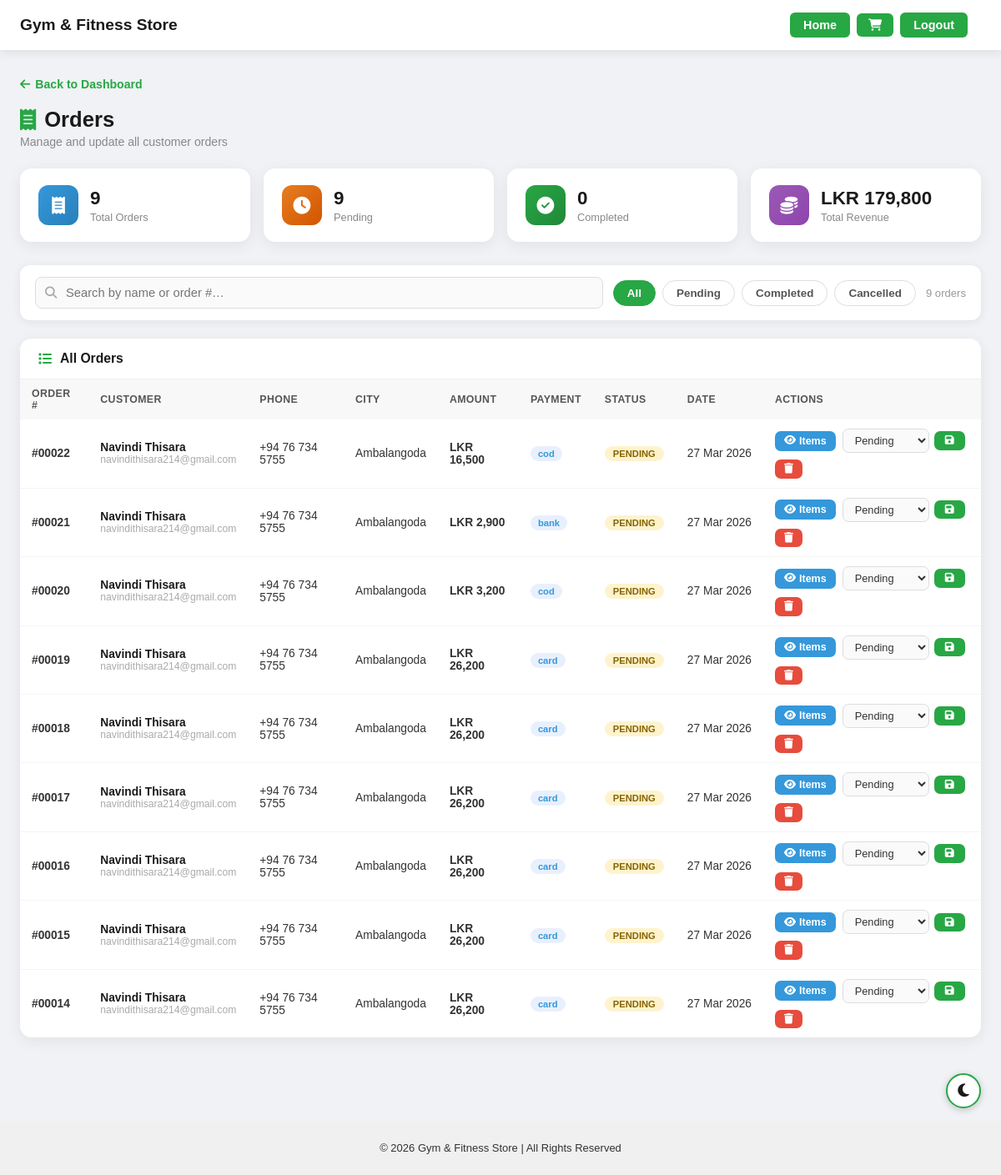
The app's page /admin/orders.php (signed in), older data.
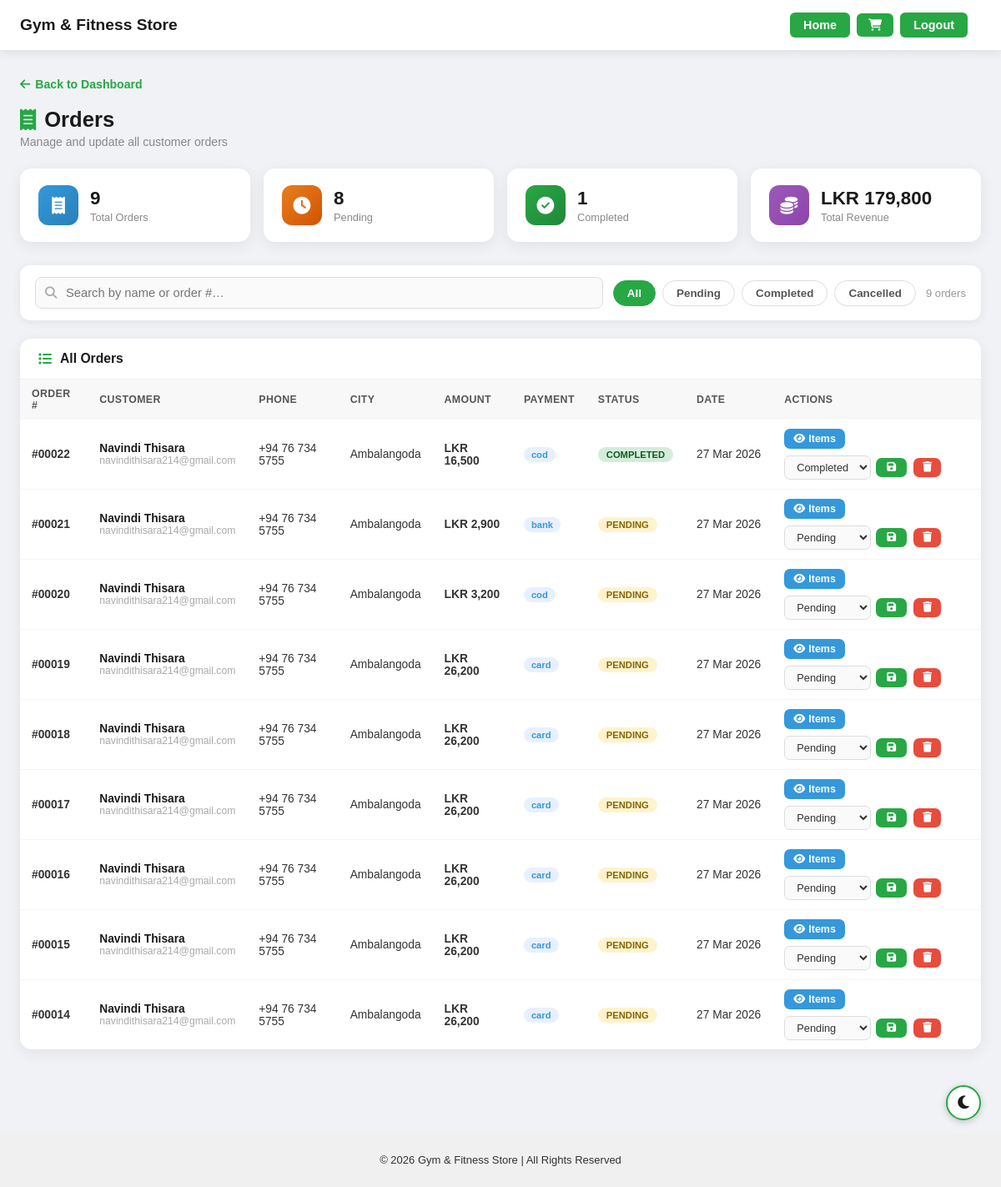
The same page, newer data.
### tables this page shows
CREATE TABLE `orders` (
  `id` int(11) NOT NULL,
  `user_id` int(11) NOT NULL,
  `quantity` int(11) NOT NULL,
  `status` varchar(50) NOT NULL DEFAULT 'Paid',
  `created_at` timestamp NOT NULL DEFAULT current_timestamp(),
  `full_name` varchar(255) NOT NULL,
  `email` varchar(255) NOT NULL,
  `address` text NOT NULL,
  `phone` varchar(20) NOT NULL,
  `city` varchar(100) NOT NULL,
  `postal` varchar(20) NOT NULL,
  `payment_method` varchar(50) NOT NULL DEFAULT 'COD',
  `total_amount` decimal(10,2) NOT NULL DEFAULT 0.00
);

CREATE TABLE `users` (
  `id` int(11) NOT NULL,
  `name` varchar(100) NOT NULL,
  `email` varchar(100) NOT NULL,
  `password` varchar(255) NOT NULL,
  `role` enum('user','admin') DEFAULT 'user'
);

### admin/orders.php (the view, shortened to what the changed rows need)
<?php
include("../config/db.php");
$where = [];
$whereSQL = $where ? "WHERE ".implode(" AND ", $where) : "";
$orders = $conn->query("SELECT o.*, u.name as uname, u.email as uemail
                         FROM orders o
                         JOIN users u ON o.user_id = u.id
                         $whereSQL
                         ORDER BY o.created_at DESC");
$pendingOrders  = $conn->query("SELECT COUNT(*) as c FROM orders WHERE status='Pending'")->fetch_assoc()['c'];
$completedOrders= $conn->query("SELECT COUNT(*) as c FROM orders WHERE status='Completed'")->fetch_assoc()['c'];
?>
<!DOCTYPE html>
<html lang="en">
<head>
<link rel="stylesheet" href="../assets/style.css">
<link rel="stylesheet" href="https://cdnjs.cloudflare.com/ajax/libs/font-awesome/6.5.1/css/all.min.css">
</head>
<body class="light-mode">
<div class="page-outer">
<div class="admin-wrap">
    <h2 class="page-title"><i class="fa-solid fa-receipt"></i> Orders</h2>
    <div class="stats-grid">
        <div class="stat-card" style="animation-delay:0.07s">
            <div class="stat-info"><h3><?= $pendingOrders ?></h3><p>Pending</p></div>
        </div>
        <div class="stat-card" style="animation-delay:0.14s">
            <div class="stat-info"><h3><?= $completedOrders ?></h3><p>Completed</p></div>
        </div>
    </div>
    <div class="section-card">
        <table>
            <thead>
                <tr>
                    <th>Order #</th>
                    <th>Customer</th>
                    <th>Phone</th>
                    <th>City</th>
                    <th>Amount</th>
                    <th>Payment</th>
                    <th>Status</th>
                    <th>Date</th>
                    <th>Actions</th>
                </tr>
            </thead>
            <tbody id="ordersBody">
            <?php if($orders && $orders->num_rows > 0):
                while($o = $orders->fetch_assoc()):
                    $statusLower = strtolower($o['status']);
            ?>
            <tr class="order-row"
                data-name="<?= strtolower(htmlspecialchars($o['full_name'])) ?>"
                data-user="<?= strtolower(htmlspecialchars($o['uname'])) ?>"
                data-id="<?= $o['id'] ?>"
                data-status="<?= $o['status'] ?>">
                <td><strong>#<?= str_pad($o['id'],5,'0',STR_PAD_LEFT) ?></strong></td>
                <td>
                    <div style="font-weight:600;color:#1a1a1a;"><?= htmlspecialchars($o['full_name']) ?></div>
                    <div style="font-size:0.76rem;color:#aaa;"><?= htmlspecialchars($o['uemail']) ?></div>
                </td>
                <td><?= htmlspecialchars($o['phone']) ?></td>
                <td><?= htmlspecialchars($o['city']) ?></td>
                <td><strong>LKR <?= number_format($o['total_amount'], 0) ?></strong></td>
                <td><span class="pay-badge"><?= htmlspecialchars($o['payment_method']) ?></span></td>
                <td><span class="status-badge <?= $statusLower ?>"><?= $o['status'] ?></span></td>
                <td style="white-space:nowrap;"><?= date('d M Y', strtotime($o['created_at'])) ?></td>
                <td>
                    <div class="order-actions">
                        <button class="btn-view" onclick="viewOrder(<?= $o['id'] ?>)">
                            <i class="fa-solid fa-eye"></i> Items
                        </button>
                        <form method="POST" style="display:flex;gap:6px;align-items:center;">
                            <select name="status" class="status-select">
                                <option value="Pending"   <?= $o['status']==='Pending'  ?'selected':'' ?>>Pending</option>
                                <option value="Completed" <?= $o['status']==='Completed'?'selected':'' ?>>Completed</option>
                            </select>
                            <button type="submit" name="update_status" class="btn-save">
                                <i class="fa-solid fa-floppy-disk"></i>
                            </button>
                        </form>
                        <a href="orders.php?delete=<?= $o['id'] ?>" class="btn-delete"
                           onclick="return confirm('Delete order #<?= str_pad($o['id'],5,'0',STR_PAD_LEFT) ?>?')">
                            <i class="fa-solid fa-trash"></i>
                        </a>
                    </div>
                </td>
            </tr>
            <?php endwhile; endif; ?>
            </tbody>
        </table>
    </div>
</div>
</div>
</body>
</html>

Row changes from the older to the newer data that the page shows:
changed orders "00022": status "PENDING" → "COMPLETED"; status "Pending" → "Completed"
Text that changed along with them:
$pendingOrders: "9" → "8"
$completedOrders: "0" → "1"
